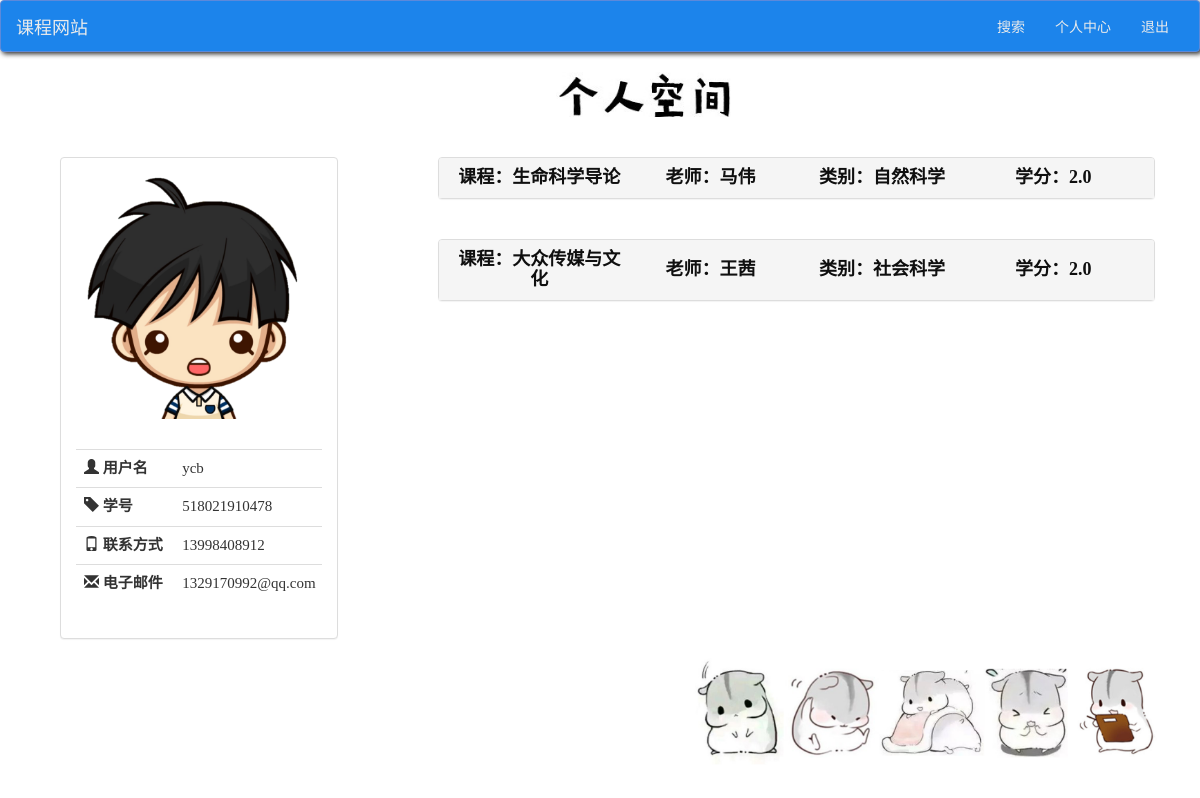
Page /my_account/ (signed in) on the earlier database version.
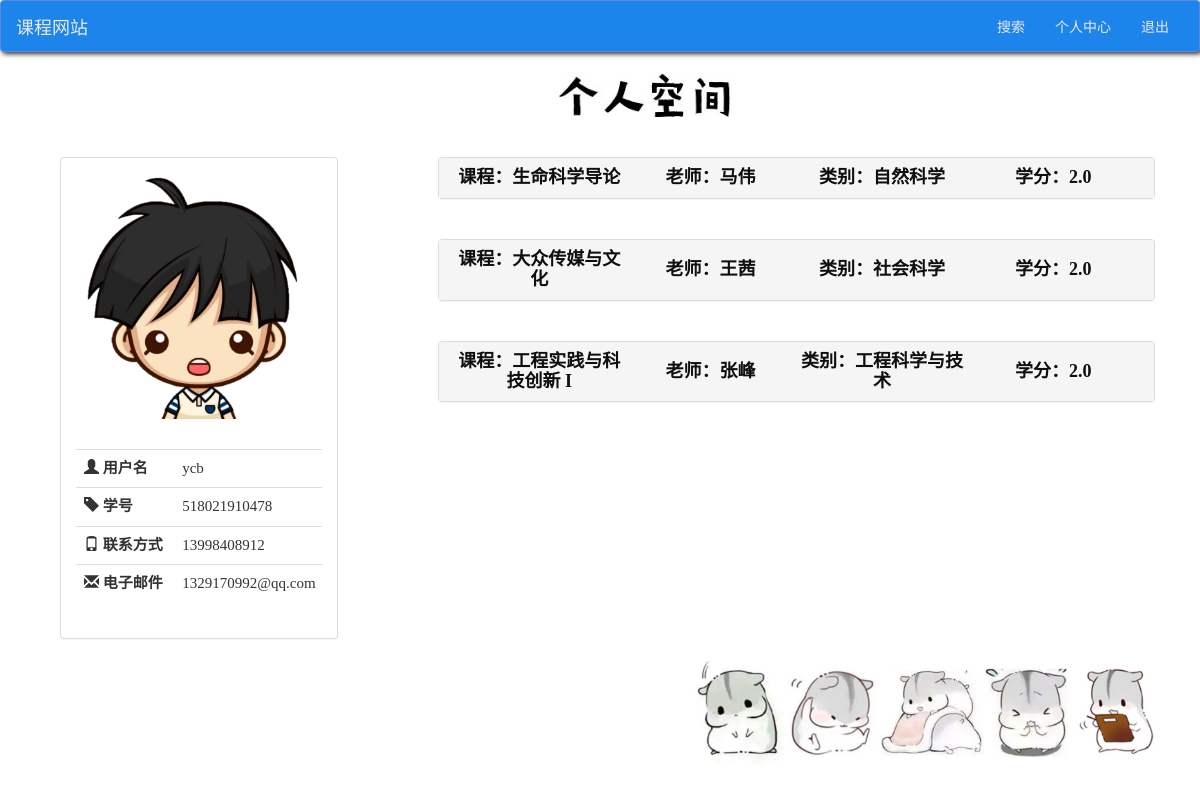
Same page on the later database version.
### course_search_judgement/models.py (models this page shows)
class judgement_system(models.Model):
    name = models.ForeignKey(normal_user, on_delete=models.CASCADE)
    course = models.ForeignKey(course, on_delete=models.CASCADE)
    create_date = models.DateTimeField(default=datetime.datetime.now())
    recommend_mark = models.DecimalField(max_digits=2, decimal_places=0)  # 推荐程度
    hard_core_mark = models.DecimalField(max_digits=2, decimal_places=0)  # 硬核程度
    mark_of_interest = models.DecimalField(max_digits=2, decimal_places=0)  # 无聊程度
    time_for_homework = models.CharField(max_length=100, null=False)  # 平时作业及用时
    the_constitution_of_grade = models.CharField(max_length=50, null=False)  # 综合分数组成
    comment_of_the_course = models.CharField(max_length=300, null=False)  # 课程体验及评价
    comment_of_the_teacher = models.CharField(max_length=300, null=False)  # 教师评价
    number_of_thumb_up = models.DecimalField(max_digits=3, decimal_places=0, default=0)  # 点赞的数目

class course(models.Model):
    name = models.CharField(max_length=20, null=False)
    teacher = models.CharField(max_length=10, null=False)
    credit = models.DecimalField(max_digits=10, decimal_places=1)
    type = models.CharField(max_length=20)

### my_account/views.py (the view)
# urls.py: path('', views.my_account, name='my_account'),
def my_account(request):
    user = request.user
    user_ = normal_user.objects.filter(user=user)
    user_id = user_[0].id
    judges = judgement_system.objects.filter(name_id=user_id)
    normal_user_ = normal_user.objects.filter(id=user_id)
    judges.student_number = normal_user_[0].student_number
    judges.phone = normal_user_[0].phone
    auth_ = User.objects.filter(id=normal_user_[0].user_id)
    judges.email = auth_[0].email
    judges.username = auth_[0].username
    for judge in judges:
        my_course = course.objects.filter(id=judge.course_id)
        judge.course_name = my_course[0].name
        judge.course_teacher = my_course[0].teacher
        judge.course_type = my_course[0].type
        judge.course_credit = my_course[0].credit
    for judge in judges:
        thumb_ = thumb_up.objects.filter(user_id_id=user_id, judgement_id_id=judge.id)
        if thumb_:
            judge.tb = 1
        else:
            judge.tb = 0
    return render(request, 'my_account.html', {'my_account': judges})

### templates/my_account.html (shortened to what this page needs)
{% extends 'log_sign/base.html' %}
{% load static %}
{% block css %}
    <link href="//cdn.bootcss.com/bootstrap/3.3.6/css/bootstrap.min.css" rel="stylesheet">
    <link href="{% static 'bootstrap/css/star-rating.css'%}" media="all" rel="stylesheet" type="text/css"/>
    <link href="{% static 'css/my_account.css' %}" rel="stylesheet"/>
{% endblock %}
{% block content %}
    <div class="row" style="margin-left:5vw;margin-top: 20px;margin-bottom: 20px">
        <div class="col-md-4 col-lg-offset-5 ">
            <img src={% static "/img/pendant_1.png" %} alt="个人空间" style="width:15vw;">
        </div>
    </div>
    <div class="row" style="margin-top: 10px">
    <div class="col-md-3" id="user-box">
    <div class="panel panel-default">
        <div class="panel-body">
            <img src={% static "/img/user.png" %} alt="头像">
        </div>
        <div class="panel-body">
            <table class="table table-borderless" style="table-layout: fixed;">
                <tr>
                    <td colspan="2"><span class="glyphicon glyphicon-user"></span> <p style="font-weight:bolder;display: inline">用户名</p></td>
                    <td colspan="3">{{ my_account.username }}</td>
                </tr>
                <tr>
                    <td colspan="2"><span class="glyphicon glyphicon-tag"></span> <p style="font-weight:bolder;display: inline">学号</p></td>
                    <td colspan="3">{{ my_account.student_number }}</td>
                </tr>
                <tr>
                    <td colspan="2"><span class="glyphicon glyphicon-phone"></span> <p style="font-weight:bolder;display: inline">联系方式</p></td>
                    <td colspan="3">{{ my_account.phone }}</td>
                </tr>
                <tr>
                    <td colspan="2"><span class="glyphicon glyphicon-envelope"></span> <p style="font-weight:bolder;display: inline">电子邮件</p></td>
                    <td colspan="3">{{ my_account.email }}</td>
                </tr>
            </table>
        </div>
    </div>
    </div>
    <div class="col-md-7" style="padding: 0;margin-right: 5vw;float: right;display: inline">
    {% for judge in my_account %}
    <div class="col-md-7" id="content-box">
            <div class="panel-group" id="accordion{{judge.id}}">
                <div class="panel panel-default">
                    <div class="panel-heading">
                        <h4 class="panel-title">
                            <a id= "course-info" data-toggle="collapse" data-parent="#accordion{{ judge.id }}"  href="#collapse{{ judge.id }}">
                                <table class="title" style="table-layout: fixed; font-family: 宋体;font-weight: bold;">
                                    <tr>
                                        <td>课程：{{ judge.course_name }}</td>
                                        <td>老师：{{ judge.course_teacher }}</td>
                                        <td>类别：{{ judge.course_type }}</td>
                                        <td>学分：{{ judge.course_credit }}</td>
                                    </tr>
                                </table>
                            </a>
                        </h4>
                    </div>
                </div>
            </div>
        </div>
    {% endfor %}
    <div class="col-md-4 col-md-offset-4" id="pic-box">
        <img src={% static "/img/仓鼠.png" %} alt="装饰图片" style="position: fixed;bottom: 30px;width: 40%;display: inline-block">
    </div>
    </div>
    </div>
{% endblock %}

Differences in the rows shown:
added judgement_system: course_name "工程实践与科技创新 I", course_teacher "张峰", course_type "工程科学与技术", course_credit "2.0"
